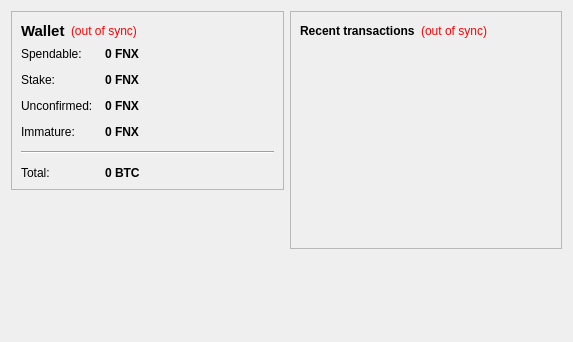
<?xml version="1.0" encoding="UTF-8"?>
<ui version="4.0">
 <class>OverviewPage</class>
 <widget class="QWidget" name="OverviewPage">
  <property name="geometry">
   <rect>
    <x>0</x>
    <y>0</y>
    <width>573</width>
    <height>342</height>
   </rect>
  </property>
  <property name="windowTitle">
   <string>Form</string>
  </property>
  <layout class="QHBoxLayout" name="horizontalLayout" stretch="1,1">
   <item>
    <layout class="QVBoxLayout" name="verticalLayout_2">
     <item>
      <widget class="QFrame" name="frame">
       <property name="frameShape">
        <enum>QFrame::StyledPanel</enum>
       </property>
       <property name="frameShadow">
        <enum>QFrame::Raised</enum>
       </property>
       <layout class="QVBoxLayout" name="verticalLayout_4">
        <item>
         <layout class="QHBoxLayout" name="horizontalLayout_4">
          <item>
           <widget class="QLabel" name="label_5">
            <property name="font">
             <font>
              <pointsize>11</pointsize>
              <weight>75</weight>
              <bold>true</bold>
             </font>
            </property>
            <property name="text">
             <string>Wallet</string>
            </property>
           </widget>
          </item>
          <item>
           <widget class="QLabel" name="labelWalletStatus">
            <property name="toolTip">
             <string>The displayed information may be out of date. Your wallet automatically synchronizes with the FenixCoin network after a connection is established, but this process has not completed yet.</string>
            </property>
            <property name="styleSheet">
             <string notr="true">QLabel { color: red; }</string>
            </property>
            <property name="text">
             <string notr="true">(out of sync)</string>
            </property>
            <property name="alignment">
             <set>Qt::AlignLeading|Qt::AlignLeft|Qt::AlignVCenter</set>
            </property>
           </widget>
          </item>
          <item>
           <spacer name="horizontalSpacer_2">
            <property name="orientation">
             <enum>Qt::Horizontal</enum>
            </property>
            <property name="sizeHint" stdset="0">
             <size>
              <width>40</width>
              <height>20</height>
             </size>
            </property>
           </spacer>
          </item>
         </layout>
        </item>
        <item>
         <layout class="QFormLayout" name="formLayout_2">
          <property name="fieldGrowthPolicy">
           <enum>QFormLayout::AllNonFixedFieldsGrow</enum>
          </property>
          <property name="horizontalSpacing">
           <number>12</number>
          </property>
          <property name="verticalSpacing">
           <number>12</number>
          </property>
          <item row="0" column="0">
           <widget class="QLabel" name="label">
            <property name="text">
             <string>Spendable:</string>
            </property>
           </widget>
          </item>
          <item row="0" column="1">
           <widget class="QLabel" name="labelBalance">
            <property name="font">
             <font>
              <weight>75</weight>
              <bold>true</bold>
             </font>
            </property>
            <property name="cursor">
             <cursorShape>IBeamCursor</cursorShape>
            </property>
            <property name="toolTip">
             <string>Your current spendable balance</string>
            </property>
            <property name="text">
             <string notr="true">0 FNX</string>
            </property>
            <property name="textInteractionFlags">
             <set>Qt::LinksAccessibleByMouse|Qt::TextSelectableByKeyboard|Qt::TextSelectableByMouse</set>
            </property>
           </widget>
          </item>
          <item row="1" column="0">
           <widget class="QLabel" name="label_6">
            <property name="text">
             <string>Stake:</string>
            </property>
           </widget>
          </item>
          <item row="1" column="1">
           <widget class="QLabel" name="labelStake">
            <property name="font">
             <font>
              <weight>75</weight>
              <bold>true</bold>
             </font>
            </property>
            <property name="cursor">
             <cursorShape>IBeamCursor</cursorShape>
            </property>
            <property name="toolTip">
             <string>Total of coins that was staked, and do not yet count toward the current balance</string>
            </property>
            <property name="text">
             <string notr="true">0 FNX</string>
            </property>
            <property name="textInteractionFlags">
             <set>Qt::LinksAccessibleByMouse|Qt::TextSelectableByKeyboard|Qt::TextSelectableByMouse</set>
            </property>
           </widget>
          </item>
          <item row="2" column="0">
           <widget class="QLabel" name="label_3">
            <property name="text">
             <string>Unconfirmed:</string>
            </property>
           </widget>
          </item>
          <item row="2" column="1">
           <widget class="QLabel" name="labelUnconfirmed">
            <property name="font">
             <font>
              <weight>75</weight>
              <bold>true</bold>
             </font>
            </property>
            <property name="cursor">
             <cursorShape>IBeamCursor</cursorShape>
            </property>
            <property name="toolTip">
             <string>Total of transactions that have yet to be confirmed, and do not yet count toward the current balance</string>
            </property>
            <property name="text">
             <string notr="true">0 FNX</string>
            </property>
            <property name="textInteractionFlags">
             <set>Qt::LinksAccessibleByMouse|Qt::TextSelectableByKeyboard|Qt::TextSelectableByMouse</set>
            </property>
           </widget>
          </item>
          <item row="3" column="0">
           <widget class="QLabel" name="labelImmatureText">
            <property name="text">
             <string>Immature:</string>
            </property>
           </widget>
          </item>
          <item row="3" column="1">
           <widget class="QLabel" name="labelImmature">
            <property name="font">
             <font>
              <weight>75</weight>
              <bold>true</bold>
             </font>
            </property>
            <property name="toolTip">
             <string>Mined balance that has not yet matured</string>
            </property>
            <property name="text">
             <string notr="true">0 FNX</string>
            </property>
            <property name="textInteractionFlags">
             <set>Qt::LinksAccessibleByMouse|Qt::TextSelectableByKeyboard|Qt::TextSelectableByMouse</set>
            </property>
           </widget>
          </item>
          <item row="4" column="0" colspan="2">
           <widget class="Line" name="line">
            <property name="orientation">
             <enum>Qt::Horizontal</enum>
            </property>
           </widget>
          </item>
          <item row="5" column="0">
           <widget class="QLabel" name="labelTotalText">
            <property name="text">
             <string>Total:</string>
            </property>
           </widget>
          </item>
          <item row="5" column="1">
           <widget class="QLabel" name="labelTotal">
            <property name="font">
             <font>
              <weight>75</weight>
              <bold>true</bold>
             </font>
            </property>
            <property name="cursor">
             <cursorShape>IBeamCursor</cursorShape>
            </property>
            <property name="toolTip">
             <string>Your current total balance</string>
            </property>
            <property name="text">
             <string notr="true">0 BTC</string>
            </property>
            <property name="textInteractionFlags">
             <set>Qt::LinksAccessibleByMouse|Qt::TextSelectableByKeyboard|Qt::TextSelectableByMouse</set>
            </property>
           </widget>
          </item>
         </layout>
        </item>
       </layout>
      </widget>
     </item>
     <item>
      <spacer name="verticalSpacer">
       <property name="orientation">
        <enum>Qt::Vertical</enum>
       </property>
       <property name="sizeHint" stdset="0">
        <size>
         <width>20</width>
         <height>40</height>
        </size>
       </property>
      </spacer>
     </item>
    </layout>
   </item>
   <item>
    <layout class="QVBoxLayout" name="verticalLayout_3">
     <item>
      <widget class="QFrame" name="frame_2">
       <property name="frameShape">
        <enum>QFrame::StyledPanel</enum>
       </property>
       <property name="frameShadow">
        <enum>QFrame::Raised</enum>
       </property>
       <layout class="QVBoxLayout" name="verticalLayout">
        <item>
         <layout class="QHBoxLayout" name="horizontalLayout_2">
          <item>
           <widget class="QLabel" name="label_4">
            <property name="text">
             <string>&lt;b&gt;Recent transactions&lt;/b&gt;</string>
            </property>
           </widget>
          </item>
          <item>
           <widget class="QLabel" name="labelTransactionsStatus">
            <property name="toolTip">
             <string>The displayed information may be out of date. Your wallet automatically synchronizes with the FenixCoin network after a connection is established, but this process has not completed yet.</string>
            </property>
            <property name="styleSheet">
             <string notr="true">QLabel { color: red; }</string>
            </property>
            <property name="text">
             <string notr="true">(out of sync)</string>
            </property>
            <property name="alignment">
             <set>Qt::AlignRight|Qt::AlignTrailing|Qt::AlignVCenter</set>
            </property>
           </widget>
          </item>
          <item>
           <spacer name="horizontalSpacer">
            <property name="orientation">
             <enum>Qt::Horizontal</enum>
            </property>
            <property name="sizeHint" stdset="0">
             <size>
              <width>40</width>
              <height>20</height>
             </size>
            </property>
           </spacer>
          </item>
         </layout>
        </item>
        <item>
         <widget class="QListView" name="listTransactions">
          <property name="styleSheet">
           <string notr="true">QListView { background: transparent; }</string>
          </property>
          <property name="frameShape">
           <enum>QFrame::NoFrame</enum>
          </property>
          <property name="verticalScrollBarPolicy">
           <enum>Qt::ScrollBarAlwaysOff</enum>
          </property>
          <property name="horizontalScrollBarPolicy">
           <enum>Qt::ScrollBarAlwaysOff</enum>
          </property>
          <property name="selectionMode">
           <enum>QAbstractItemView::NoSelection</enum>
          </property>
         </widget>
        </item>
       </layout>
      </widget>
     </item>
     <item>
      <spacer name="verticalSpacer_2">
       <property name="orientation">
        <enum>Qt::Vertical</enum>
       </property>
       <property name="sizeHint" stdset="0">
        <size>
         <width>20</width>
         <height>40</height>
        </size>
       </property>
      </spacer>
     </item>
    </layout>
   </item>
  </layout>
 </widget>
 <resources/>
 <connections/>
</ui>
